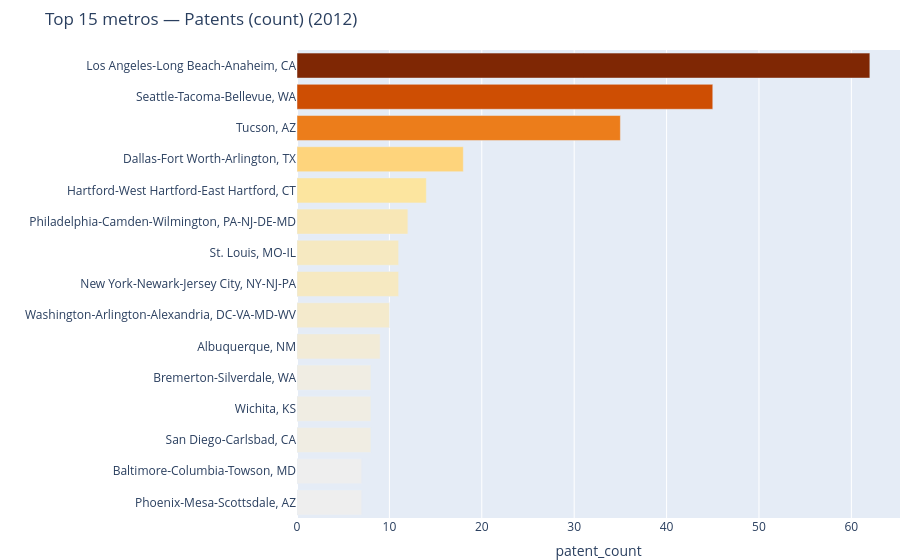

The cell this chart's notebook holds for it:
### Code cell
viz.top_n_bar(data, 2012, n=15)

### Figure 1 — Plotly figure (JSON) as saved in the notebook; plotly's stock layout.template omitted (floating-point values rounded to 4 significant figures)
{"data": [{"hovertemplate": "patent_count=%{marker.color}<br>cbsa_name=%{y}<extra></extra>", "legendgroup": "", "marker": {"color": [7.0, 7.0, 8.0, 8.0, 8.0, 9.0, 10.0, 11.0, 11.0, 12.0, 14.0, 18.0, 35.0, 45.0, 62.0], "coloraxis": "coloraxis", "pattern": {"shape": ""}}, "name": "", "orientation": "h", "showlegend": false, "textposition": "auto", "type": "bar", "x": [7.0, 7.0, 8.0, 8.0, 8.0, 9.0, 10.0, 11.0, 11.0, 12.0, 14.0, 18.0, 35.0, 45.0, 62.0], "xaxis": "x", "y": ["Phoenix-Mesa-Scottsdale, AZ", "Baltimore-Columbia-Towson, MD", "San Diego-Carlsbad, CA", "Wichita, KS", "Bremerton-Silverdale, WA", "Albuquerque, NM", "Washington-Arlington-Alexandria, DC-VA-MD-WV", "New York-Newark-Jersey City, NY-NJ-PA", "St. Louis, MO-IL", "Philadelphia-Camden-Wilmington, PA-NJ-DE-MD", "Hartford-West Hartford-East Hartford, CT", "Dallas-Fort Worth-Arlington, TX", "Tucson, AZ", "Seattle-Tacoma-Bellevue, WA", "Los Angeles-Long Beach-Anaheim, CA"], "yaxis": "y"}], "layout": {"barmode": "relative", "coloraxis": {"colorbar": {"title": {"text": "patent_count"}}, "colorscale": [[0.0, "#eeeeee"], [0.15, "#fee391"], [0.4, "#fe9929"], [0.7, "#cc4c02"], [1.0, "#7f2704"]], "showscale": false}, "legend": {"tracegroupgap": 0}, "margin": {"b": 0, "l": 0, "r": 0, "t": 50}, "title": {"text": "Top 15 metros — Patents (count) (2012)"}, "xaxis": {"anchor": "y", "domain": [0.0, 1.0], "title": {"text": "patent_count"}}, "yaxis": {"anchor": "x", "domain": [0.0, 1.0], "title": {"text": ""}}}}
